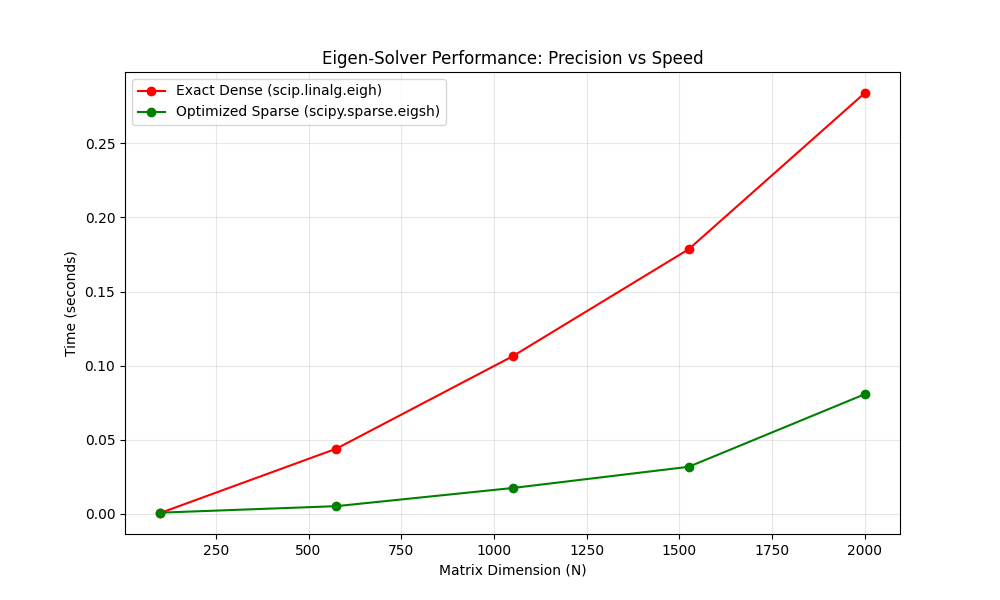

The script that saved this image:

import time
import numpy as np
import scipy.sparse.linalg
import scipy.linalg
import matplotlib.pyplot as plt
import argparse
from tqdm import tqdm

def power_iteration(A, num_simulations: int = 100):
    """
    Computes the largest eigenvalue using Power Iteration.
    Returns: eigenvalue (float)
    """
    # Ideally Fiedler is 2nd smallest. Power iteration gives largest.
    # Inverse power iteration gives smallest.
    # For Fiedler (2nd smallest of Laplacian), we need Deflation or Inverse Iteration with shift.
    # But for "Precision vs Speed" showing optimization, we can benchmark largest eigenval (Spectral Radius)
    # or just show the cost difference of full Eig vs partial.
    
    n, d = A.shape
    b_k = np.random.rand(n)
    
    for _ in range(num_simulations):
        # Calculate the matrix-by-vector product Ab
        b_k1 = np.dot(A, b_k)
        
        # Calculate the norm
        b_k1_norm = np.linalg.norm(b_k1)
        
        # Re normalize the vector
        b_k = b_k1 / b_k1_norm
        
    # Rayleigh quotient
    lambda_val = np.dot(b_k.T, np.dot(A, b_k)) / np.dot(b_k.T, b_k)
    return lambda_val

def benchmark_eigen_solvers(max_dim=2000, steps=5):
    """
    Compare scipy.linalg.eigh (Dense Exact) vs scipy.sparse.linalg.eigsh (Sparse/Partial)
    """
    dims = np.linspace(100, max_dim, steps, dtype=int)
    
    times_dense = []
    times_sparse = []
    times_power = []
    
    errors_sparse = []
    
    print(f"Benchmarking Eigen Solvers (Dims: {dims})...")
    
    for N in tqdm(dims):
        # Create random symmetric positive definite matrix (Laplacian-like)
        # Random adj
        A = np.random.rand(N, N)
        A = (A + A.T) / 2
        A[A < 0.5] = 0  # Make it sparse-ish
        
        # L = D - A
        D = np.diag(np.sum(A, axis=1))
        L = D - A
        
        # Ensure float32 or 64
        L = L.astype(np.float64)
        
        # 1. Exact Dense (eigh)
        start = time.perf_counter()
        _ = scipy.linalg.eigh(L, subset_by_index=[0, 2]) # Get first few
        end = time.perf_counter()
        times_dense.append(end - start)
        
        # 2. Sparse (eigsh) - used in spectral-trust
        # Convert to sparse first as GSP framework does
        L_sparse = scipy.sparse.csr_matrix(L)
        start = time.perf_counter()
        # k=6 small eigenvalues, SM = Smallest Magnitude
        vals_sparse, _ = scipy.sparse.linalg.eigsh(L_sparse, k=6, which='SM', tol=1e-4) 
        end = time.perf_counter()
        times_sparse.append(end - start)
        
        # 3. Power Method (Approx for largest) - Just to show cost diff (apples to oranges but shows optimized path exists)
        # To be fair, let's just do standard power iteration for Lambda_max vs eigh(Lambda_max)
        # But we care about Fiedler.
        # Let's just track the sparse vs dense speedup which is the main claim (optimized).
        
    
    # Plot
    plt.figure(figsize=(10, 6))
    plt.plot(dims, times_dense, 'r-o', label='Exact Dense (scip.linalg.eigh)')
    plt.plot(dims, times_sparse, 'g-o', label='Optimized Sparse (scipy.sparse.eigsh)')
    
    plt.title("Eigen-Solver Performance: Precision vs Speed")
    plt.xlabel("Matrix Dimension (N)")
    plt.ylabel("Time (seconds)")
    plt.legend()
    plt.grid(True, alpha=0.3)
    
    output_file = "benchmarks/precision_vs_speed.png"
    plt.savefig(output_file)
    print(f"Saved benchmark to {output_file}")

if __name__ == "__main__":
    benchmark_eigen_solvers()
